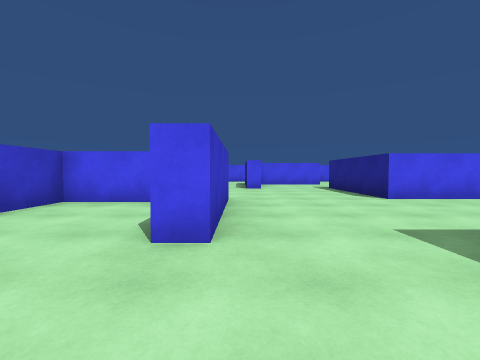
[1] (above)

22 first-person views from a walk through a scene from a Unity 3-D project. The camera is 1.2 m above the floor, tilts 2° down and sees 90° across. The floor is counted in squares, 2 m on a side. Each view is taken from the middle of a square. On the plan, view 1 faces up. The plan holds only what a view shows up to about 9 squares ahead; the rest is blank. The place goes on beyond the plan.

[2]
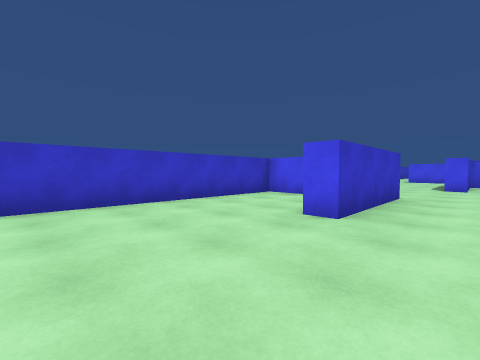

[3]
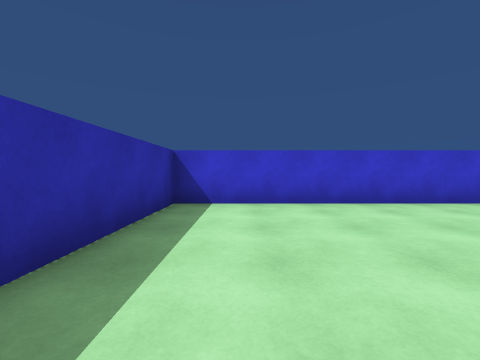

[4]
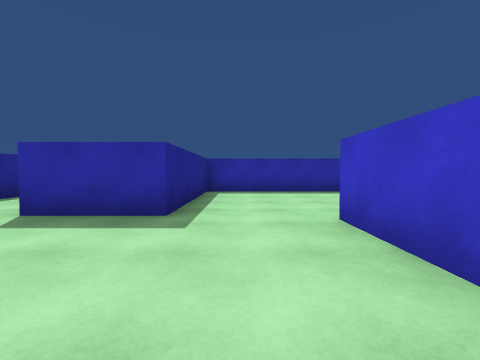

[5]
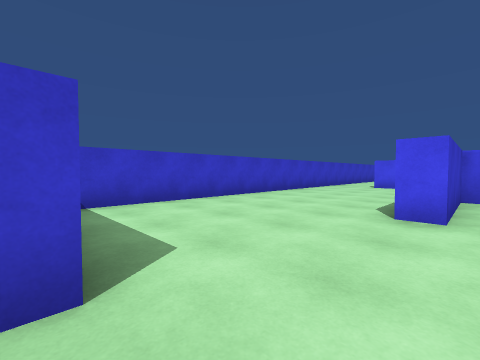

[6]
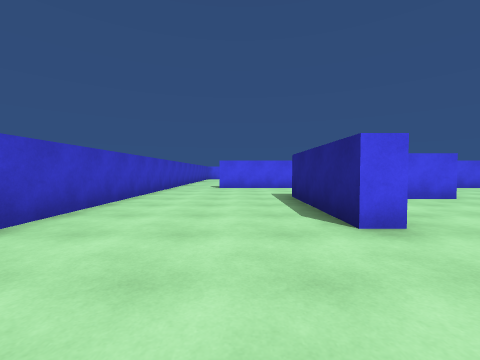

[7]
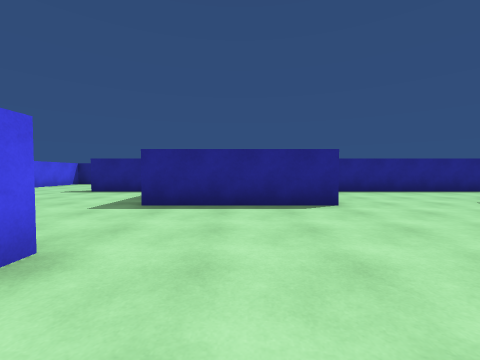

[8]
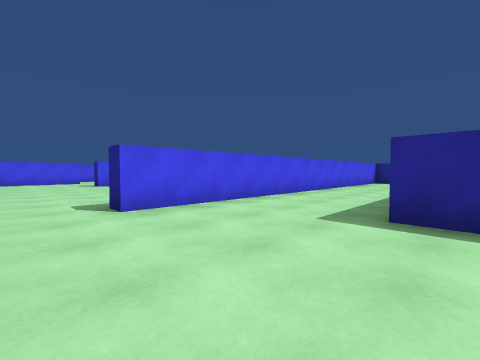

[9]
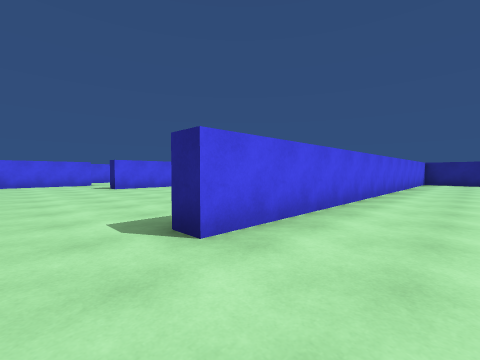

[10]
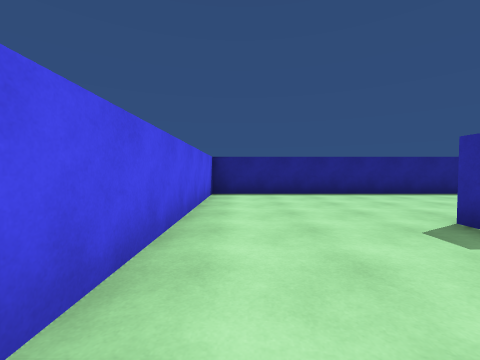

[11]
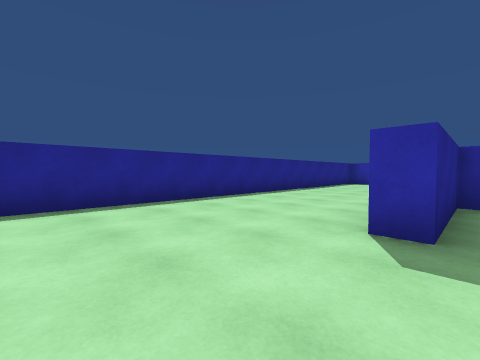

[12]
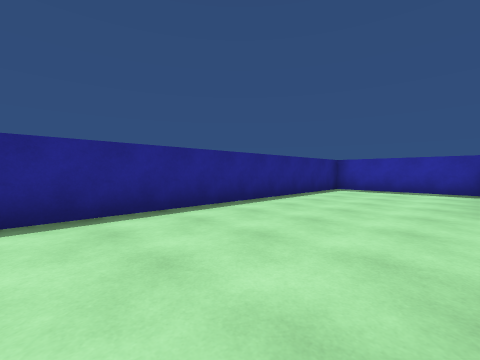

[13]
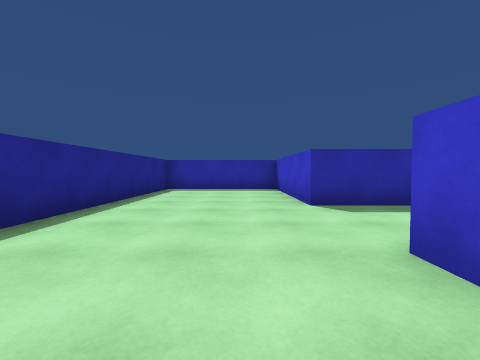

[14]
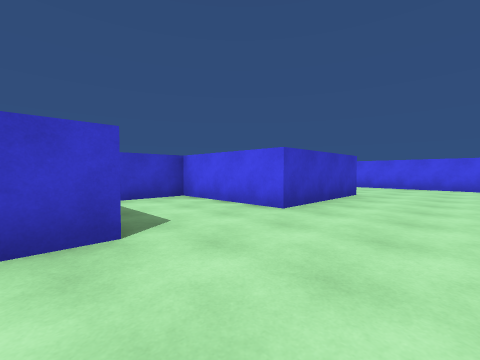

[15]
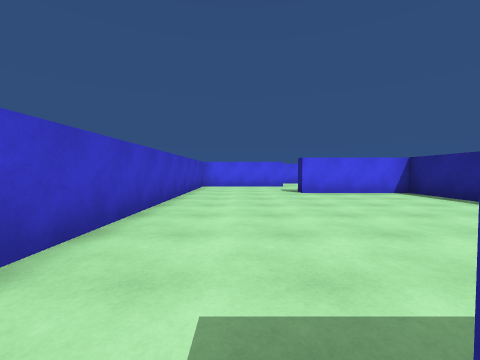

[16]
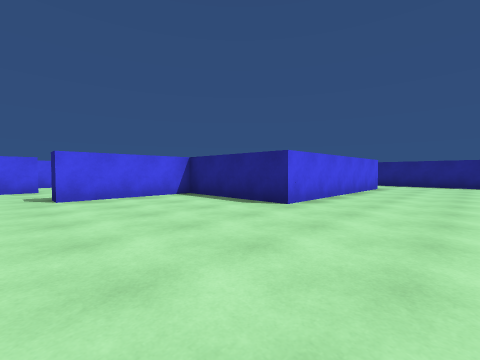

[17]
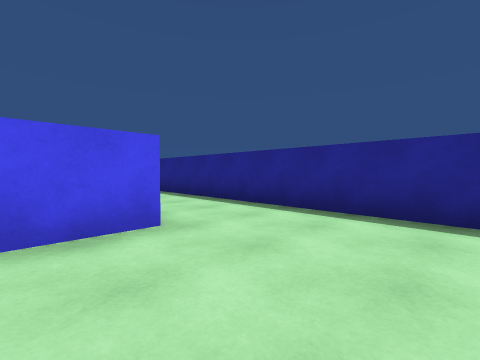

[18]
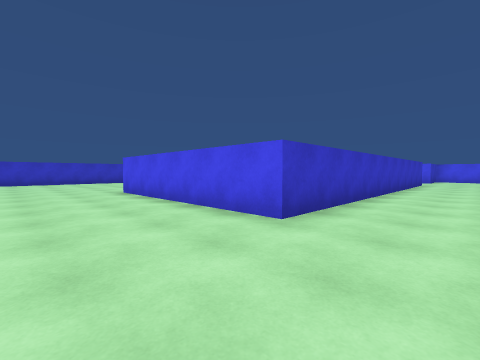

[19]
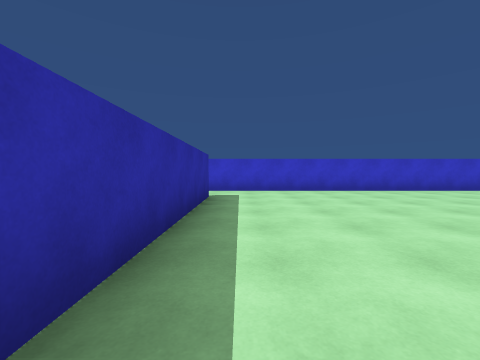

[20]
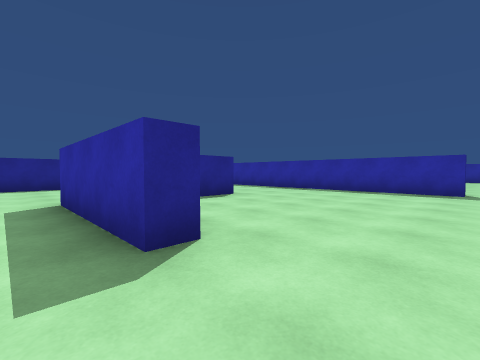

[21]
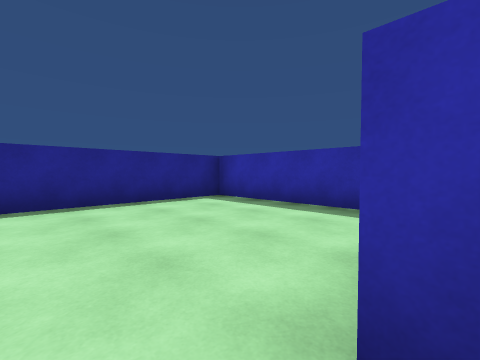

[22]
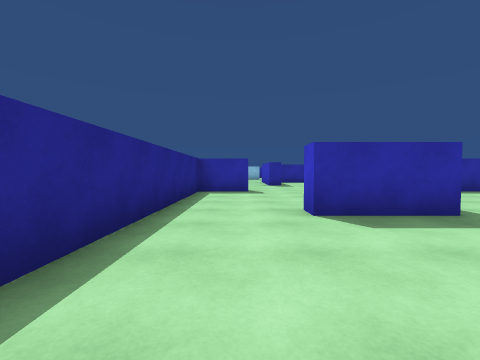

### Floor plan
Ten units are one square. View 1 is at (0, 0); x grows to the right and y downward. Boxes are objects, and circles mark ways between rooms. Rooms are numbered by the first view taken in them; rooms with no view inside come last. Other rooms are left out.
<svg viewBox="-40 -240 150 267">
<path fill="none" stroke="#000" d="M-3 -20 -8 -20M-18 -48 -35 -48 -35 22 20 22 20 -17M8 -85 3 -85 3 -118M-3 -54 -3 -20M52 -52 33 -52 33 -88M20 -17 40 -17 40 -12M45 -147 -17 -147M-35 -146 -35 -59M46 22 62 22 62 -40M62 -88 62 -115 68 -115 68 -83 38 -83 38 -68M49 -58 68 -58 68 -17 105 -17 105 -147 45 -147M39 -113 26 -113M-17 -147 -17 -153 34 -153M-35 -235 -35 -146M83 -235 83 -185 28 -185 28 -217 -3 -217 -3 -222 32 -222M105 -159 105 -230M8 -112 8 -85"/>
<circle cx="5" cy="-20" r="3" fill="#2a7"/>
<circle cx="45" cy="-135" r="3" fill="#2a7"/>
<circle cx="-25" cy="-150" r="3" fill="#2a7"/>
<circle cx="15" cy="-90" r="3" fill="#2a7"/>
<circle cx="30" cy="-105" r="3" fill="#2a7"/>
<text x="-10" y="-10">1</text>
<text x="10" y="-70">2</text>
<text x="70" y="-90">3</text>
<text x="20" y="-190">4</text>
<text x="10" y="-100">5</text>
</svg>
Room 1 opens to room 2. Room 2 opens to room 3. Room 2 opens to room 4. Room 2 opens to room 5. Room 3 opens to room 5.

Where each view was taken, in squares from view 1:
view 1: 0 up, 0 right, facing up
view 2: 1 down, 1 right, facing up-left
view 3: 1 down, 1 right, facing left
view 4: 5 up, 1 right, facing down
view 5: 5 up, 1 right, facing up-left
view 6: 6 up, 1 left, facing up
view 7: 7 up, 1 left, facing right
view 8: 11 up, 3 left, facing up-right
view 9: 13 up, 3 left, facing up-right
view 10: 14 up, 4 right, facing right
view 11: 14 up, 6 right, facing down-right
view 12: 10 up, 7 right, facing down-right
view 13: 10 up, 8 right, facing down
view 14: 5 up, 9 right, facing up-left
view 15: 15 up, 2 left, facing up
view 16: 16 up, 1 left, facing up-right
view 17: 16 up, 7 right, facing up-right
view 18: 16 up, 10 right, facing up-left
view 19: 16 up, 4 right, facing left
view 20: 23 up, 2 left, facing down-right
view 21: 23 up, 3 right, facing down-right
view 22: 5 up, 5 right, facing down
